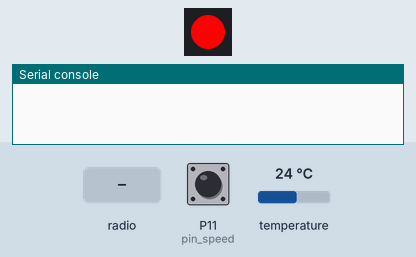
Simulated run of this program. Board: Pycom board running MicroPython. Parts: 1 RGB LEDs in strip order, left to right, the last lines printed to the serial console. The test bench sets the inputs (shaded band); at power-on: P11 (pin_speed) HIGH, temperature 24 °C. No radio messages arrive unless stated (any console line starting 'radio sent:' is added by the test bench); the interpreter's speed is modelled, so counts of loop turns are approximate; the LoRaWAN join succeeds after 3 s and a send takes 0.1 s; the clock reads 2024-03-15 10:24:30 at power-on unless the program sets it; library files of the repository ran but are not shown: lora.py.

Above: at 2.51 s.
At 6.8 s:
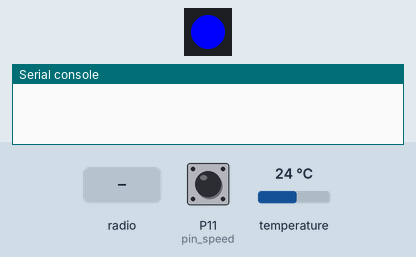
6.9 s: radio message "." arrives
At 17.4 s:
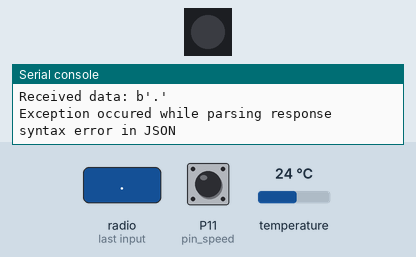
Timing chart, 0 to 18.9 s (numbered marks = the images above; inputs shaded):
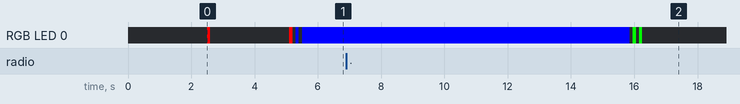

The program:

main.py
```python
from config import dev_eui, app_eui, app_key
from lora import LORA
from davis7911 import DAVIS7911
from packet import Packet
from si7021 import SI7021
from time import sleep
from machine import deepsleep
import ujson


def setup():
  global n, sensor_davis, sensor_temp, packet, sleep_time, state

  # Initial state and sleeptime
  state = 7
  sleep_time = 10

  # Init packet object
  packet = Packet()

  # Connect to LoRaWAN
  n = LORA()
  n.connect(dev_eui, app_eui, app_key)

  # Connect Sensors
  try:
    sensor_temp = SI7021()
    sensor_davis = DAVIS7911()
  except Exception as e:
    print('Error: ', e)

def handle_response(data):
  global sleep_time, state

  try:
    response = ujson.loads(data)[0]
  except ValueError as e:
    print("Exception occured while parsing response",  e)
    return
  try:
    state = int(response['f'])
  except:
    print("No new format to set")
  try:
    sleep_time = int(response['u'])
  except:
    print("No new update interval")

if __name__ == '__main__':

  # Setup network & sensors
  setup()

  while True:
    sleep(sleep_time) # 10s
    # Measure
    try:
      #packet.set_t(sensor_temp.getRH())
      if(state == 7 or state == 6 or state == 5 or state == 4):
        packet.set_t(sensor_temp.getTemp())
      if(state == 7 or state == 6 or state == 3 or state == 2):
        packet.set_s(sensor_davis.get_windspeed())
      if(state == 7 or state == 5 or state == 3 or state == 1):
        packet.set_d(sensor_davis.get_dir())
    except Exception as e:
      print('Measure error: ', e)


    # Send packet
    response = n.send(packet.get())
    if (len(response) > 0):
        handle_response(response)


    #deepsleep(10000) # 10s
```

config.py
```python
# OTAA authentication parameters
dev_eui = ""
app_eui = ""
app_key = ""
```

davis7911.py
```python
from utime import time
from machine import Pin, ADC

class DAVIS7911(object):
  'Davis 7911 sensor library for Pycom LoPy'

  # Constants
  ADC_MAX = 4000
  ADC_MIN = 150
  PIN_SPEED = 'P11'
  PIN_DIR = 'G3'

  rotations = 0
  timeout = None
  adc = None

  # Pins
  pin_speed = None
  pin_dir = None

  def __init__(self):
    self.timeout = time()

    try:
      self.pin_speed = Pin(self.PIN_SPEED, mode = Pin.IN, pull = Pin.PULL_UP)
      self.pin_speed.callback(Pin.IRQ_RISING, self.rotations_handler)

      self.adc = ADC()
      self.pin_dir = self.adc.channel(pin = self.PIN_DIR)
    except Exception as e:
      # Should throw exception to stop execution
      pass

  def rotations_handler(self, arg):
    self.rotations = self.rotations + 1

  def mph_to_ms(self, mph):
    return mph * 0.447

  def dir_to_deg(self, dir):
    #pc2 = (dir - self.ADC_MIN) / ((self.ADC_MAX - self.ADC_MIN) / 360)
    pc = (dir - self.ADC_MIN) / (self.ADC_MAX - self.ADC_MIN)
    return pc * 360

  def dir_to_dir(self, dir):
    if dir < 333:
      return 0
    elif dir < 760:
      return 45
    elif dir < 1190:
      return 90
    elif dir < 1490:
      return 135
    elif dir < 1930:
      return 180
    elif dir < 2330:
      return 225
    elif dir < 3020:
      return 270
    elif dir < 3780:
      return 315
    else:
      return 0

  def get_windspeed(self):
    delta_time = (time() - self.timeout)
    try:
      mph = self.rotations * (2.25 / delta_time)
    except Exception as e:
      mph = 0

    self.rotations = 0
    self.timeout = time()

    return round(self.mph_to_ms(mph), 1)

  def get_dir(self):
    try:
      dir = self.pin_dir.value()
    except Exception as e:
      dir = 0
    return self.dir_to_dir(dir)
```

packet.py
```python
class Packet(object):
  'Class to create correct packet format'

  t = None  # Temperature   6b
  s = None  # Speed         5b
  d = None  # Direction     6b

  def zfill(self, string, num):
    """
    Generic zfill.
    """

    string = str(string)

    # Find position of decimal point
    try:
      pos = string.index('.')
    except Exception as e:
      pos = len(string)

    missing = num - pos
    if missing > 0:
      string = ('0' * missing) + string

    return string

  def reset(self):
    self.t = None
    self.s = None
    self.d = None

  def clean(self):
    self.t = '' if self.t is None else self.t
    self.s = '' if self.s is None else self.s
    self.d = '' if self.d is None else self.d

  def set_t(self, t):
    """
    Temperature, 6 bytes
    E.g. -10.22
         -04.01
         005.22
    """

    if t >= 0:
      tx = '%.1f' % t
      self.t = self.zfill(tx, 3)
    else:
      pos = t * (-1)
      tx = '%.1f' % pos
      self.t = '-' + self.zfill(tx, 2)

  def set_s(self, s):
    """
    Wind speed, 5 bytes
    E.g. 04.50
         15.00
    """
    s = '%.1f' % s

    # 1. Convert s to a string with 2 decimals.
    # 2. Pad the string to match a total of 2 characters
    #    with zfill().
    self.s = self.zfill(s, 2)

  def set_d(self, d):
    """
    Wind direction, 6 bytes
    E.g. 145.87
         003.00
    """
    self.d = self.zfill(d, 3)

  def get(self):
    t = '1' if self.t is not None else '0'
    s = '1' if self.s is not None else '0'
    d = '1' if self.d is not None else '0'

    # Convert binary string to decimal.
    # E.g. 101 => 5, wind speed excluded.
    f = str(int(t + s + d, 2))

    # Clean values (None > xxx.xx)
    self.clean()

    # Store packet and reset
    packet = f + self.t + self.s + self.d
    self.reset()

    return packet
```

si7021.py
```python
from time import sleep
from machine import I2C

class SI7021(object):
  'Si7021-A20 sensor library for Pycom LoPy'

  i2c = None

  # Definitions.
  # https://www.silabs.com/Support%20Documents%2FTechnicalDocs%2FSi7021-A20.pdf

  # I2C slave address
  ADDR = 0x40

  # Commands, *_HOLD = use of clock line
  HUMD_MEASURE_HOLD = 0xE5
  HUMD_MEASURE_NOHOLD = 0xF5
  TEMP_MEASURE_HOLD = 0xE3
  TEMP_MEASURE_NOHOLD = 0xF3
  TEMP_PREV = 0xE0

  # Heater
  HEATER_REG_ON = 0x3E
  HEATER_REG_OFF = 0x3A

  # User registers
  WRITE_USER_REG = 0xE6
  READ_USER_REG = 0xE7

  # Misc.
  SOFT_RESET = 0xFE

  def __init__(self):
    self.i2c = I2C(0, I2C.MASTER)

  def measure(self, command):
    # Read only msb and lsb for old temp
    nBytes = 3
    if (command == self.TEMP_PREV):
      nBytes = 2

    # Write command to sensor
    self.i2c.writeto(self.ADDR, bytearray([command]))
    # Wait for conversion
    sleep(0.25)

    # msb = 0
    # lsb = 1
    recv = self.i2c.readfrom(self.ADDR, 2)

    # Clear last bits of lsb to 00
    cleared = recv[1] & 0xFC
    measurement = recv[0] << 8 | cleared
    return measurement

  def writeReg(self, value):
    self.i2c.writeto(self.ADDR, bytearray([self.WRITE_USER_REG, value]))

  def readReg(self):
    self.i2c.writeto(self.ADDR, bytearray([self.READ_USER_REG]))
    recv = self.i2c.readfrom(self.ADDR, 1)
    return recv

  def getRH(self):
    code = self.measure(self.HUMD_MEASURE_HOLD)
    return ((125.0 * code / 65536) - 6)

  def getTemp(self):
    code = self.measure(self.TEMP_MEASURE_HOLD)
    return ((175.72 * code / 65536) - 46.85)

  # Read temp from previous HD measurement
  def readTemp(self):
    code = self.measure(self.TEMP_PREV)
    return ((175.72 * code / 65536) - 46.85)

  def heaterOn(self):
    self.writeReg(self.HEATER_REG_ON)

  def heaterOff(self):
    self.writeReg(self.HEATER_REG_OFF)

  def reset(self):
    self.writeReg(SOFT_RESET)
```

wrapper.py
```python
from pycom import heartbeat, rgbled
from time import sleep

class LED(object):
    'Wrapper class for controlling the LED'

    def heartbeat(state):
        heartbeat(state)

    def on():
        rgbled(0x00FF00)

    def off():
        rgbled(0x000000)

    def blink(n = 0, d = 0.5, c = 0x0000ff):
        """
        Blink the LED.
        n = number of times to blink
        d = duration of the light
        c = color
        """
        for x in range(n):
            rgbled(0x000000)
            sleep(d)
            rgbled(c)
            sleep(0.1)
```

boot.py
```python
from machine import UART
from network import WLAN
import os

wlan = WLAN()
wlan.deinit()

uart = UART(0, 115200)
os.dupterm(uart)
```
